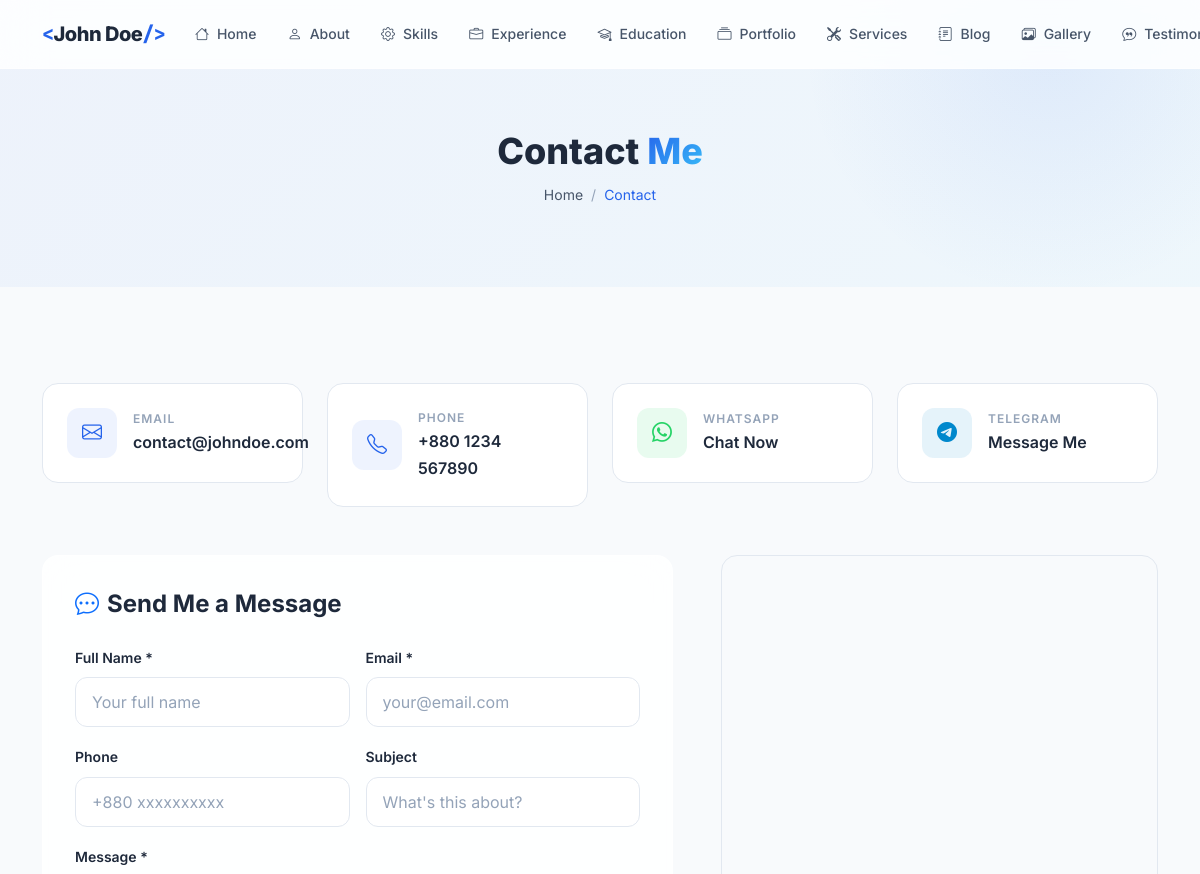
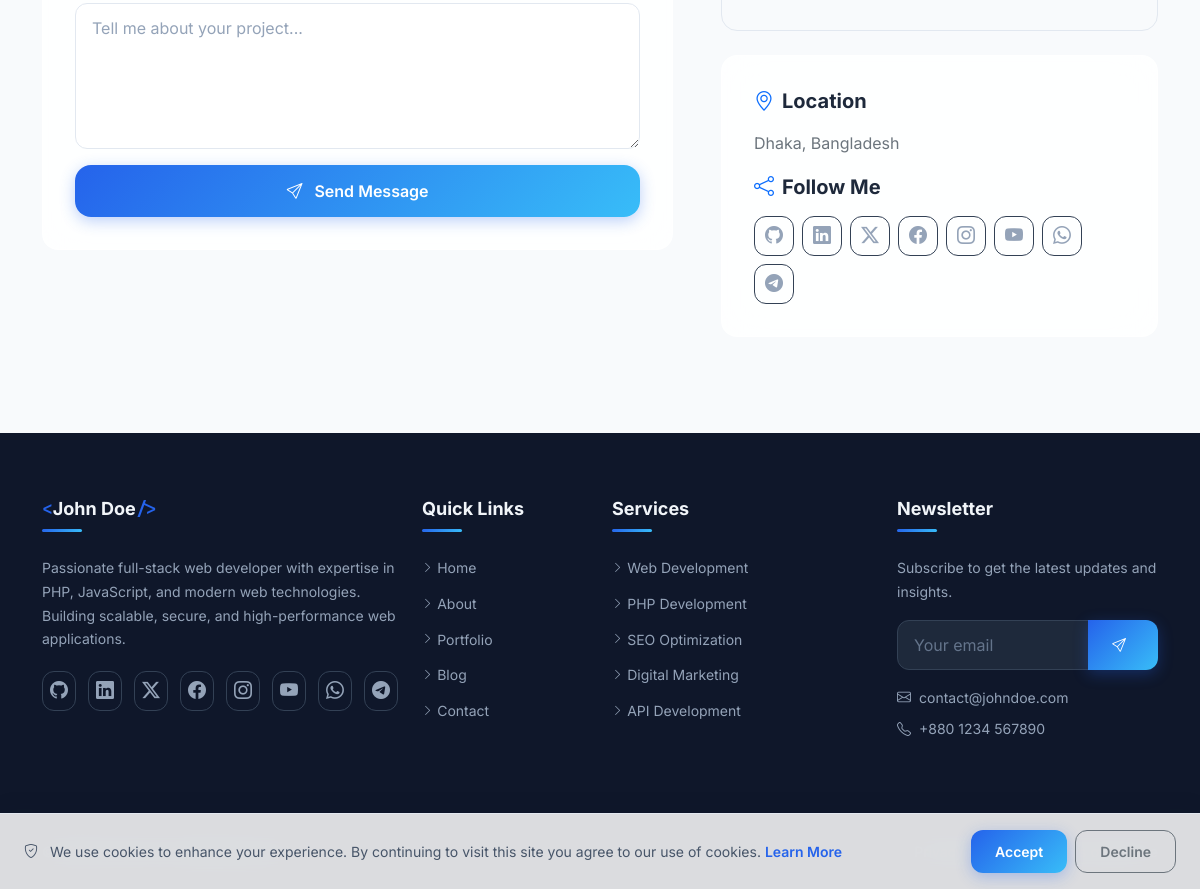
The app's page /contact with its own data (2 pictures, top to bottom).
### tables this page shows
CREATE TABLE IF NOT EXISTS `profile` (
    `id` INT UNSIGNED AUTO_INCREMENT PRIMARY KEY,
    `user_id` INT UNSIGNED NOT NULL,
    `full_name` VARCHAR(150) NOT NULL,
    `profession` VARCHAR(255) DEFAULT NULL,
    `photo` VARCHAR(255) DEFAULT NULL,
    `bio_short` TEXT DEFAULT NULL,
    `bio_full` LONGTEXT DEFAULT NULL,
    `birthday` DATE DEFAULT NULL,
    `nationality` VARCHAR(100) DEFAULT NULL,
    `location` VARCHAR(255) DEFAULT NULL,
    `languages` VARCHAR(500) DEFAULT NULL,
    `email` VARCHAR(255) DEFAULT NULL,
    `phone` VARCHAR(50) DEFAULT NULL,
    `website` VARCHAR(255) DEFAULT NULL,
    `mission` TEXT DEFAULT NULL,
    `vision` TEXT DEFAULT NULL,
    `goals` TEXT DEFAULT NULL,
    `typing_texts` TEXT DEFAULT NULL COMMENT 'JSON array of typing animation texts',
    `stats_experience_years` INT UNSIGNED DEFAULT 0,
    `stats_projects` INT UNSIGNED DEFAULT 0,
    `stats_clients` INT UNSIGNED DEFAULT 0,
    `stats_awards` INT UNSIGNED DEFAULT 0,
    `created_at` DATETIME DEFAULT CURRENT_TIMESTAMP,
    `updated_at` DATETIME DEFAULT CURRENT_TIMESTAMP ON UPDATE CURRENT_TIMESTAMP,
    FOREIGN KEY (`user_id`) REFERENCES `users`(`id`) ON DELETE CASCADE,
    INDEX `idx_user` (`user_id`)
);

CREATE TABLE IF NOT EXISTS `social_links` (
    `id` INT UNSIGNED AUTO_INCREMENT PRIMARY KEY,
    `platform` VARCHAR(50) NOT NULL,
    `url` VARCHAR(255) NOT NULL,
    `icon` VARCHAR(100) NOT NULL,
    `color` VARCHAR(20) DEFAULT NULL,
    `sort_order` INT UNSIGNED DEFAULT 0,
    `is_active` TINYINT(1) DEFAULT 1,
    `created_at` DATETIME DEFAULT CURRENT_TIMESTAMP,
    INDEX `idx_sort` (`sort_order`)
);

### pages/contact.php (the view, shortened to what the rows shown need)
<section class="page-header">
    <div class="container">
        <h1 class="page-title" data-aos="fade-up">Contact <span class="gradient-text">Me</span></h1>
    </div>
</section>
<section class="section">
    <div class="container">
        <div class="row g-4 mb-5">
            <div class="col-lg-3 col-md-6" data-aos="fade-up">
                <div class="contact-info-card">
                    <div>
                        <div class="info-label">Email</div>
                        <div class="info-value"><?php echo e(getSetting('contact_email', 'contact@example.com')); ?></div>
                    </div>
                </div>
            </div>
            <div class="col-lg-3 col-md-6" data-aos="fade-up" data-aos-delay="100">
                <div class="contact-info-card">
                    <div>
                        <div class="info-label">Phone</div>
                        <div class="info-value"><?php echo e(getSetting('contact_phone', '+880 1234 567890')); ?></div>
                    </div>
                </div>
            </div>
        </div>
        <div class="row g-5">
            <div class="col-lg-5" data-aos="fade-left">
                <div class="glass-card">
                    <h5 class="mb-3"><i class="bi bi-geo-alt me-2 text-primary"></i>Location</h5>
                    <p class="text-secondary mb-3"><?php echo e(getSetting('contact_address', 'Dhaka, Bangladesh')); ?></p>
                    <h5 class="mb-3"><i class="bi bi-share me-2 text-primary"></i>Follow Me</h5>
                    <div class="d-flex flex-wrap gap-2">
                        <?php foreach ($socialLinks as $social): ?>
                        <a href="<?php echo e($social['url']); ?>" target="_blank" rel="noopener noreferrer" class="social-icon" title="<?php echo e($social['platform']); ?>" style="--social-color: <?php echo e($social['color'] ?? '#2563EB'); ?>">
                            <i class="<?php echo e($social['icon']); ?>"></i>
                        </a>
                        <?php endforeach; ?>
                    </div>
                </div>
            </div>
        </div>
    </div>
</section>

### templates/header.php (shortened to what the rows shown need)
<?php
$profile = [];
try {
    $profile = $db->fetch("SELECT * FROM profile LIMIT 1") ?? [];
} catch (Exception $e) {
    $profile = [];
}
?>
<!DOCTYPE html>
<html lang="en" data-theme="light">
<head>
    <link rel="stylesheet" href="https://cdn.jsdelivr.net/npm/bootstrap@5.3.3/dist/css/bootstrap.min.css">
    <link rel="stylesheet" href="https://cdn.jsdelivr.net/npm/bootstrap-icons@1.11.3/font/bootstrap-icons.min.css">
    <link rel="stylesheet" href="https://unpkg.com/aos@2.3.1/dist/aos.css">
    <link rel="stylesheet" href="<?php echo asset('css/style.css'); ?>">
</head>
<body>
    <nav class="navbar navbar-expand-lg fixed-top glass-nav" id="mainNav">
        <div class="container">
            <a class="navbar-brand brand-logo" href="<?php echo url('home'); ?>">
                <?php if (!empty(getSetting('site_logo'))): ?>
                    <img src="<?php echo e(uploadUrl(getSetting('site_logo'))); ?>" alt="<?php echo e(SITE_NAME); ?>" height="40">
                <?php else: ?>
                    <span class="brand-text">
                        <span class="brand-accent">&lt;</span><?php echo e($profile['full_name'] ?? 'JD'); ?><span class="brand-accent">/&gt;</span>
                    </span>
                <?php endif; ?>
            </a>
        </div>
    </nav>
    <main id="main-content">

### templates/footer.php (shortened to what the rows shown need)
    </main>
    <footer class="site-footer">
        <div class="footer-top">
            <div class="container">
                <div class="row g-4">
                    <div class="col-lg-4 col-md-6">
                        <div class="footer-widget">
                            <h5 class="footer-title">
                                <span class="brand-accent">&lt;</span><?php echo e($profile['full_name'] ?? SITE_NAME); ?><span class="brand-accent">/&gt;</span>
                            </h5>
                            <p class="footer-desc">
                                <?php echo e(truncate($profile['bio_short'] ?? SITE_DESCRIPTION, 200)); ?>
                            </p>
                            <div class="footer-social">
                                <?php foreach ($socialLinks as $social): ?>
                                <a href="<?php echo e($social['url']); ?>" target="_blank" rel="noopener noreferrer" class="social-icon" title="<?php echo e($social['platform']); ?>" style="--social-color: <?php echo e($social['color'] ?? '#2563EB'); ?>">
                                    <i class="<?php echo e($social['icon']); ?>"></i>
                                </a>
                                <?php endforeach; ?>
                            </div>
                        </div>
                    </div>
                    <div class="col-lg-3 col-md-6">
                        <div class="footer-widget">
                            <div class="footer-contact-info mt-3">
                                <?php if (!empty(getSetting('contact_email'))): ?>
                                <p><i class="bi bi-envelope me-2"></i><?php echo e(getSetting('contact_email')); ?></p>
                                <?php endif; ?>
                                <?php if (!empty(getSetting('contact_phone'))): ?>
                                <p><i class="bi bi-telephone me-2"></i><?php echo e(getSetting('contact_phone')); ?></p>
                                <?php endif; ?>
                            </div>
                        </div>
                    </div>
                </div>
            </div>
        </div>
        <div class="footer-bottom">
            <div class="container">
                <div class="row align-items-center">
                    <div class="col-md-6 text-center text-md-start">
                        <p class="mb-0"><?php echo e(getSetting('footer_text', '© ' . date('Y') . ' ' . ($profile['full_name'] ?? SITE_NAME) . '. All rights reserved.')); ?></p>
                    </div>
                </div>
            </div>
        </div>
    </footer>
</body>
</html>

### records on screen
profile: full_name "John Doe", email "contact@johndoe.com", phone "+880 1234 567890", location "Dhaka, Bangladesh", bio_short "Passionate full-stack web developer with expertise in PHP, JavaScript, and modern web technologies. Building scalable, secure, and high-performance web applications."

### other values on screen
$item['label'] "Home"
$item['label'] "About"
$item['label'] "Skills"
$item['label'] "Experience"
$item['label'] "Education"
$item['label'] "Portfolio"
$item['label'] "Services"
$item['label'] "Blog"
$item['label'] "Gallery"
